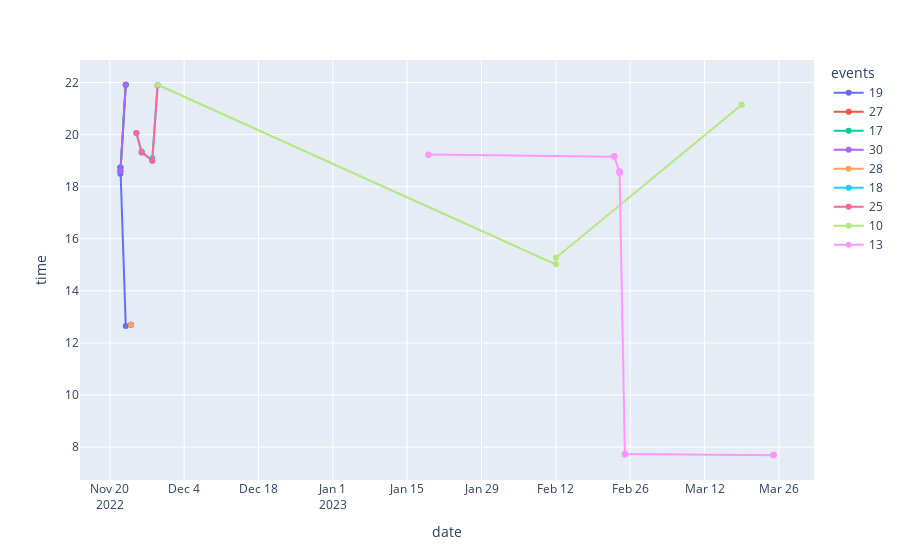

Write notebook code for a chart like this one.
### Code cell
id = 'oFteR0cASq'
tmp = df_vis.query("user == @id")
# display(tmp)
# display(cueingIntervals.query("user == @id").head())
px.line(tmp, x="date", y="time", hover_data=["message"], color="events", markers= True)

### Figure 1 — Plotly figure (JSON) as saved in the notebook; plotly's stock layout.template omitted (floating-point values rounded to 4 significant figures)
{"data": [{"customdata": [["Phone scheduled cueing started. Until 18:45 Cueing period: 60 seconds. Vibration pattern: 3x Times. Vibration intensity: Default"], ["Phone scheduled cueing started. Until 18:45 Cueing period: 60 seconds. Vibration pattern: 3x Times. Vibration intensity: Default"], ["Phone scheduled cueing started. Until 18:45 Cueing period: 60 seconds. Vibration pattern: 3x Times. Vibration intensity: Default"], ["Phone scheduled cueing started. Until 12:45 Cueing period: 60 seconds. Vibration pattern: 3x Times. Vibration intensity: Default"], ["Phone scheduled cueing started. Until 12:45 Cueing period: 60 seconds. Vibration pattern: 3x Times. Vibration intensity: Default"], ["Phone scheduled cueing started. Until 12:45 Cueing period: 60 seconds. Vibration pattern: 3x Times. Vibration intensity: Default"]], "hovertemplate": "events=19<br>date=%{x}<br>time=%{y}<br>message=%{customdata[0]}<extra></extra>", "legendgroup": "19", "line": {"color": "#636efa", "dash": "solid"}, "marker": {"symbol": "circle"}, "mode": "markers+lines", "name": "19", "orientation": "v", "showlegend": true, "type": "scatter", "x": ["2022-11-22", "2022-11-22", "2022-11-22", "2022-11-23", "2022-11-24", "2022-11-24"], "xaxis": "x", "y": [18.5, 18.73, 18.73, 12.65, 12.7, 12.7], "yaxis": "y"}, {"customdata": [["Scheduled cueing muted completely"], ["Scheduled cueing muted completely"]], "hovertemplate": "events=27<br>date=%{x}<br>time=%{y}<br>message=%{customdata[0]}<extra></extra>", "legendgroup": "27", "line": {"color": "#EF553B", "dash": "solid"}, "marker": {"symbol": "circle"}, "mode": "markers+lines", "name": "27", "orientation": "v", "showlegend": true, "type": "scatter", "x": ["2022-11-22", "2022-11-23"], "xaxis": "x", "y": [18.6, 21.92], "yaxis": "y"}, {"customdata": [["Phone muted cueing started. Until 18:45 Cueing period: 60 seconds. Vibration pattern: 3x Times. Vibration intensity: Default"], ["Phone muted cueing started. Until 07:05 Cueing period: 60 seconds. Vibration pattern: 3x Times. Vibration intensity: Default"]], "hovertemplate": "events=17<br>date=%{x}<br>time=%{y}<br>message=%{customdata[0]}<extra></extra>", "legendgroup": "17", "line": {"color": "#00cc96", "dash": "solid"}, "marker": {"symbol": "circle"}, "mode": "markers+lines", "name": "17", "orientation": "v", "showlegend": true, "type": "scatter", "x": ["2022-11-22", "2022-11-23"], "xaxis": "x", "y": [18.6, 21.92], "yaxis": "y"}, {"customdata": [["Muted scheduled cueing on phone for 536254 ms"], ["Muted scheduled cueing on phone for 33020014 ms"]], "hovertemplate": "events=30<br>date=%{x}<br>time=%{y}<br>message=%{customdata[0]}<extra></extra>", "legendgroup": "30", "line": {"color": "#ab63fa", "dash": "solid"}, "marker": {"symbol": "circle"}, "mode": "markers+lines", "name": "30", "orientation": "v", "showlegend": true, "type": "scatter", "x": ["2022-11-22", "2022-11-23"], "xaxis": "x", "y": [18.6, 21.92], "yaxis": "y"}, {"customdata": [["Silence mode stopped on phone"]], "hovertemplate": "events=28<br>date=%{x}<br>time=%{y}<br>message=%{customdata[0]}<extra></extra>", "legendgroup": "28", "line": {"color": "#FFA15A", "dash": "solid"}, "marker": {"symbol": "circle"}, "mode": "markers+lines", "name": "28", "orientation": "v", "showlegend": true, "type": "scatter", "x": ["2022-11-24"], "xaxis": "x", "y": [12.7], "yaxis": "y"}, {"customdata": [["Phone manual cueing started. Until 20:14 Cueing period: 60 seconds. Vibration pattern: 3x Times. Vibration intensity: Default"], ["Phone manual cueing started. Until 19:29 Cueing period: 60 seconds. Vibration pattern: 3x Times. Vibration intensity: Default"], ["Phone manual cueing started. Until 19:25 Cueing period: 60 seconds. Vibration pattern: 3x Times. Vibration intensity: Default"], ["Phone manual cueing started. Until 19:26 Cueing period: 60 seconds. Vibration pattern: 3x Times. Vibration intensity: Default"], ["Phone manual cueing started. Until 19:10 Cueing period: 60 seconds. Vibration pattern: 3x Times. Vibration intensity: Default"], ["Phone manual cueing started. Until 19:11 Cueing period: 60 seconds. Vibration pattern: 3x Times. Vibration intensity: Default"], ["Phone manual cueing started. Until 22:04 Cueing period: 60 seconds. Vibration pattern: 3x Times. Vibration intensity: Default"]], "hovertemplate": "events=18<br>date=%{x}<br>time=%{y}<br>message=%{customdata[0]}<extra></extra>", "legendgroup": "18", "line": {"color": "#19d3f3", "dash": "solid"}, "marker": {"symbol": "circle"}, "mode": "markers+lines", "name": "18", "orientation": "v", "showlegend": true, "type": "scatter", "x": ["2022-11-25", "2022-11-26", "2022-11-26", "2022-11-26", "2022-11-28", "2022-11-28", "2022-11-29"], "xaxis": "x", "y": [20.07, 19.32, 19.33, 19.35, 19, 19.1, 21.9], "yaxis": "y"}, {"customdata": [["Manual Cueing stopped on phone"], ["Manual Cueing stopped on phone"], ["Manual Cueing stopped on phone"], ["Manual Cueing stopped on phone"]], "hovertemplate": "events=25<br>date=%{x}<br>time=%{y}<br>message=%{customdata[0]}<extra></extra>", "legendgroup": "25", "line": {"color": "#FF6692", "dash": "solid"}, "marker": {"symbol": "circle"}, "mode": "markers+lines", "name": "25", "orientation": "v", "showlegend": true, "type": "scatter", "x": ["2022-11-25", "2022-11-26", "2022-11-28", "2022-11-29"], "xaxis": "x", "y": [20.07, 19.32, 19, 21.9], "yaxis": "y"}, {"customdata": [["Manually changed cueing type to cueband"], ["Manually changed cueing type to phone"], ["Manually changed cueing type to cueband"], ["Manually changed cueing type to phone"], ["Manually changed cueing type to cueband"]], "hovertemplate": "events=10<br>date=%{x}<br>time=%{y}<br>message=%{customdata[0]}<extra></extra>", "legendgroup": "10", "line": {"color": "#B6E880", "dash": "solid"}, "marker": {"symbol": "circle"}, "mode": "markers+lines", "name": "10", "orientation": "v", "showlegend": true, "type": "scatter", "x": ["2022-11-29", "2023-02-12", "2023-02-12", "2023-03-19", "2023-03-19"], "xaxis": "x", "y": [21.92, 15.02, 15.27, 21.15, 21.15], "yaxis": "y"}, {"customdata": [["Wearable scheduled cueing started Until 19:14 Cueing period: 60  seconds. Vibration pattern: 3."], ["Wearable scheduled cueing started Until 19:14 Cueing period: 60  seconds. Vibration pattern: 3."], ["Wearable scheduled cueing started Until 19:14 Cueing period: 60  seconds. Vibration pattern: 3."], ["Wearable scheduled cueing started Until 19:14 Cueing period: 60  seconds. Vibration pattern: 3."], ["Wearable scheduled cueing started Until 19:14 Cueing period: 60  seconds. Vibration pattern: 3."], ["Wearable scheduled cueing started Until 19:14 Cueing period: 60  seconds. Vibration pattern: 3."], ["Wearable scheduled cueing started Until 19:14 Cueing period: 60  seconds. Vibration pattern: 3."], ["Wearable scheduled cueing started Until 19:14 Cueing period: 60  seconds. Vibration pattern: 3."], ["Wearable scheduled cueing started Until 19:14 Cueing period: 60  seconds. Vibration pattern: 3."], ["Wearable scheduled cueing started Until 18:44 Cueing period: 60  seconds. Vibration pattern: 3."], ["Wearable scheduled cueing started Until 18:44 Cueing period: 60  seconds. Vibration pattern: 3."], ["Wearable scheduled cueing started Until 18:44 Cueing period: 60  seconds. Vibration pattern: 3."], ["Wearable scheduled cueing started Until 18:44 Cueing period: 60  seconds. Vibration pattern: 3."], ["Wearable scheduled cueing started Until 18:44 Cueing period: 60  seconds. Vibration pattern: 3."], ["Wearable scheduled cueing started Until 18:44 Cueing period: 60  seconds. Vibration pattern: 3."], ["Wearable scheduled cueing started Until 18:44 Cueing period: 60  seconds. Vibration pattern: 3."], ["Wearable scheduled cueing started Until 18:44 Cueing period: 60  seconds. Vibration pattern: 3."], ["Wearable scheduled cueing started Until 18:44 Cueing period: 60  seconds. Vibration pattern: 3."], ["Wearable scheduled cueing started Until 18:44 Cueing period: 60  seconds. Vibration pattern: 3."], ["Wearable scheduled cueing started Until 18:44 Cueing period: 60  seconds. Vibration pattern: 3."], ["Wearable scheduled cueing started Until 07:44 Cueing period: 60  seconds. Vibration pattern: 3."], ["Wearable scheduled cueing started Until 07:44 Cueing period: 60  seconds. Vibration pattern: 3."], ["Wearable scheduled cueing started Until 07:44 Cueing period: 60  seconds. Vibration pattern: 3."], ["Wearable scheduled cueing started Until 07:44 Cueing period: 60  seconds. Vibration pattern: 3."], ["Wearable scheduled cueing started Until 07:44 Cueing period: 60  seconds. Vibration pattern: 3."], ["Wearable scheduled cueing started Until 07:44 Cueing period: 60  seconds. Vibration pattern: 3."], ["Wearable scheduled cueing started Until 07:44 Cueing period: 60  seconds. Vibration pattern: 3."], ["Wearable scheduled cueing started Until 07:44 Cueing period: 60  seconds. Vibration pattern: 3."], ["Wearable scheduled cueing started Until 07:44 Cueing period: 60  seconds. Vibration pattern: 3."], ["Wearable scheduled cueing started Until 07:44 Cueing period: 60  seconds. Vibration pattern: 3."], ["Wearable scheduled cueing started Until 07:44 Cueing period: 60  seconds. Vibration pattern: 3."]], "hovertemplate": "events=13<br>date=%{x}<br>time=%{y}<br>message=%{customdata[0]}<extra></extra>", "legendgroup": "13", "line": {"color": "#FF97FF", "dash": "solid"}, "marker": {"symbol": "circle"}, "mode": "markers+lines", "name": "13", "orientation": "v", "showlegend": true, "type": "scatter", "x": ["2023-01-19", "2023-01-19", "2023-01-19", "2023-02-23", "2023-02-23", "2023-02-23", "2023-02-23", "2023-02-23", "2023-02-23", "2023-02-24", "2023-02-24", "2023-02-24", "2023-02-24", "2023-02-24", "2023-02-24", "2023-02-24", "2023-02-24", "2023-02-24", "2023-02-24", "2023-02-24", "2023-02-25", "2023-02-25", "2023-02-25", "2023-02-25", "2023-02-25", "2023-03-25", "2023-03-25", "2023-03-25", "2023-03-25", "2023-03-25", "2023-03-25"], "xaxis": "x", "y": [19.22, 19.22, 19.23, 19.15, 19.15, 19.17, 19.17, 19.17, 19.18, 18.53, 18.55, 18.55, 18.55, 18.57, 18.57, 18.57, 18.58, 18.58, 18.58, 18.58, 7.717, 7.717, 7.733, 7.733, 7.733, 7.683, 7.683, 7.683, 7.7, 7.7, 7.7], "yaxis": "y"}], "layout": {"legend": {"title": {"text": "events"}, "tracegroupgap": 0}, "margin": {"t": 60}, "xaxis": {"anchor": "y", "domain": [0, 1], "title": {"text": "date"}}, "yaxis": {"anchor": "x", "domain": [0, 1], "title": {"text": "time"}}}}
